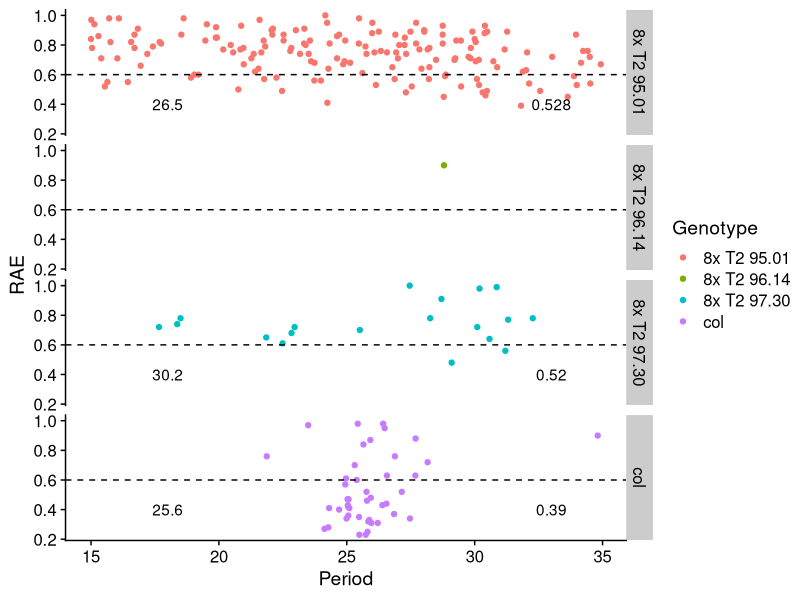
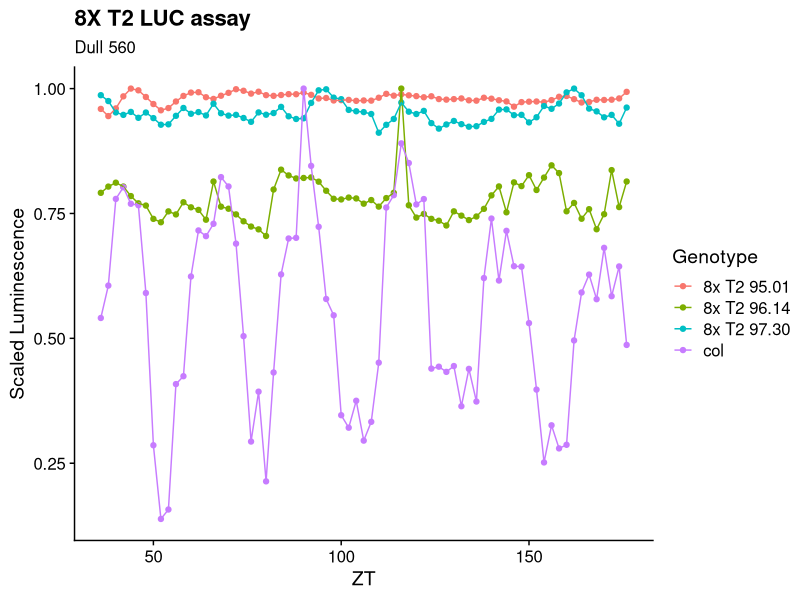
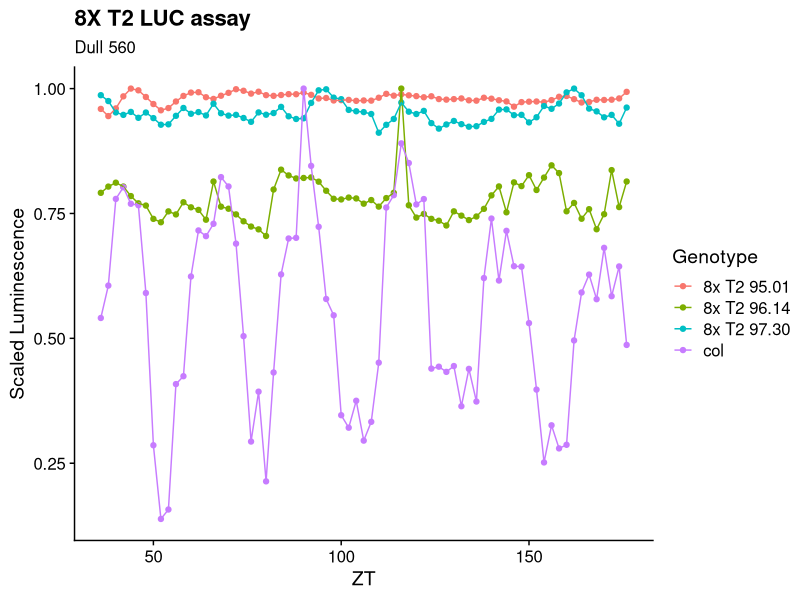
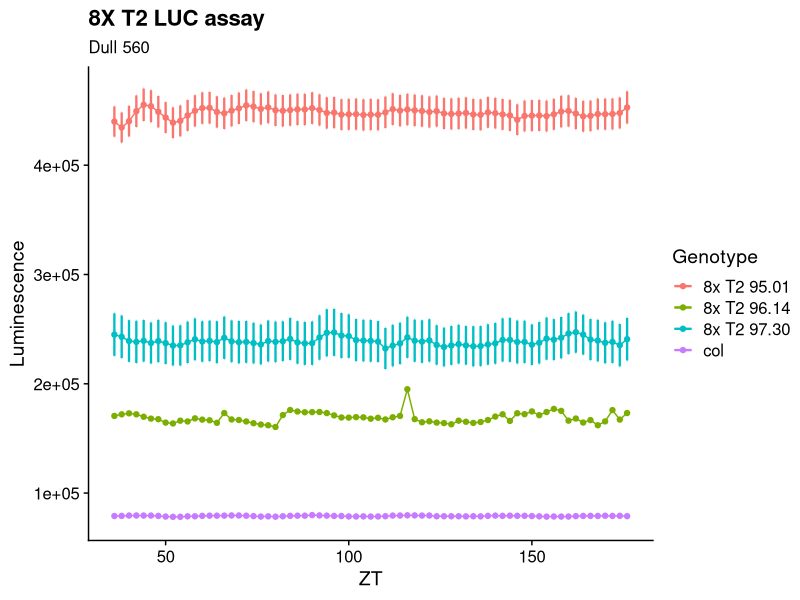

The R script that drew these images, in order:
## ---- chunk 1
library(tidyverse)
library(cowplot)
theme_set(theme_cowplot())
## ---- chunk 2
Dull560_luc <- read_csv("Dull 560_All_Results.csv")
head(Dull560_luc)
## ---- chunk 3
brass_output <- Dull560_luc %>% select(Region:RAE)
summary(brass_output)
## ---- chunk 4
# filter for plants with RAE <= 0.6
rhythmic <- brass_output %>% filter(RAE <= 0.6)
summary(rhythmic)
# calculate mean period per genotype
mean_per <- rhythmic %>% group_by(Genotype) %>% 
  summarise(mean(Period), mean(RAE))
mean_per
colnames(mean_per) <- c("Genotype", "per", "rae")
# round numbers 
mean_per <- mean_per %>% mutate(
  per_round = signif(per, 3),
  rae_round = signif(rae, 3)
)

ggplot(brass_output) + 
  geom_point(aes(Period, RAE, color = Genotype)) + 
  facet_grid(Genotype ~ .) + 
  geom_hline(aes(yintercept = 0.6), linetype = "dashed") + 
  geom_text(data = mean_per, aes(x = 18, y = 0.4, label = per_round), color = "black") + 
  geom_text(data = mean_per, aes(x = 33, y = 0.4, label = rae_round), color = "black")
## ---- chunk 5
# format data
trace <- Dull560_luc %>% select(-c(`12`:`34`))
head(trace)
trace <- trace %>% 
  pivot_longer(c(`36`:`176`), names_to = "ZT", values_to = "lum") %>% 
  mutate(
    Region = as.factor(Region),
    Genotype = as.factor(Genotype),
    ZT = as.numeric(ZT)
  )
## ---- chunk 6
# avg lum by gt * zt
lum_avg <- trace %>% group_by(Genotype, ZT) %>% 
  summarise(avg_lum = mean(lum))
head(lum_avg)
## ---- chunk 7
# background subtraction 
min(lum_avg$avg_lum)
bg = 78000

lum_avg <- lum_avg %>% mutate(
  bg_sub = avg_lum - bg
)
## ---- chunk 8
# scale luminescence 

# grouped 
lum_avg <- lum_avg %>%
  group_by(Genotype) %>% 
  mutate(
    scale_lum = bg_sub / max(bg_sub)
  )

lum_avg %>% group_by(Genotype) %>% summarise(min_lum = min(scale_lum))
# seems to be different per genotype
## ---- chunk 9
# graph using grouped method 
lum_avg %>% 
  ggplot(aes(ZT, scale_lum, color = Genotype)) +
  geom_point() +
  geom_line() + 
  labs(title = "8X T2 LUC assay",
       subtitle = "Dull 560") + 
  ylab("Scaled Luminescence")

# ugh, way faster than my previous loop method 
## ---- chunk 10
# scale luminescence 

# looped 
lum_loop <- lum_avg %>% 
  select(-scale_lum) %>% 
  mutate(max_lum = NA)

for (i in 1:nrow(lum_loop)) {
  select <- filter(lum_loop, Genotype == lum_loop$Genotype[[i]])
  lum_loop$max_lum[[i]] <- max(select$bg_sub)
}

head(lum_loop)
lum_loop <- lum_loop %>% 
  mutate(
    scale_lum = bg_sub / max_lum
  )

lum_loop %>% group_by(Genotype) %>% summarise(min_lum = min(scale_lum))
## ---- chunk 11
# graph using looped method 
lum_loop %>% 
  ggplot(aes(ZT, scale_lum, color = Genotype)) +
  geom_point() +
  geom_line() + 
  labs(title = "8X T2 LUC assay",
       subtitle = "Dull 560") + 
  ylab("Scaled Luminescence")
## ---- chunk 12
se <- function(x) {
  sd(x) / sqrt(length(x))
}

# standard error of gt * zt
lum_error <- trace %>% group_by(Genotype, ZT) %>% 
  summarise(
    avg_lum = mean(lum),
    se_lum = se(lum)
  )
head(lum_error)
## ---- chunk 13
# what does this look like without scaling? 
lum_error %>% 
  ggplot(aes(ZT, avg_lum, color = Genotype)) +
  geom_point() +
  geom_line() + 
  geom_errorbar(aes(ymin = avg_lum - se_lum, ymax = avg_lum + se_lum), width = 0.1, size = 0.8) + 
  labs(title = "8X T2 LUC assay",
       subtitle = "Dull 560") + 
  ylab("Luminescence")
